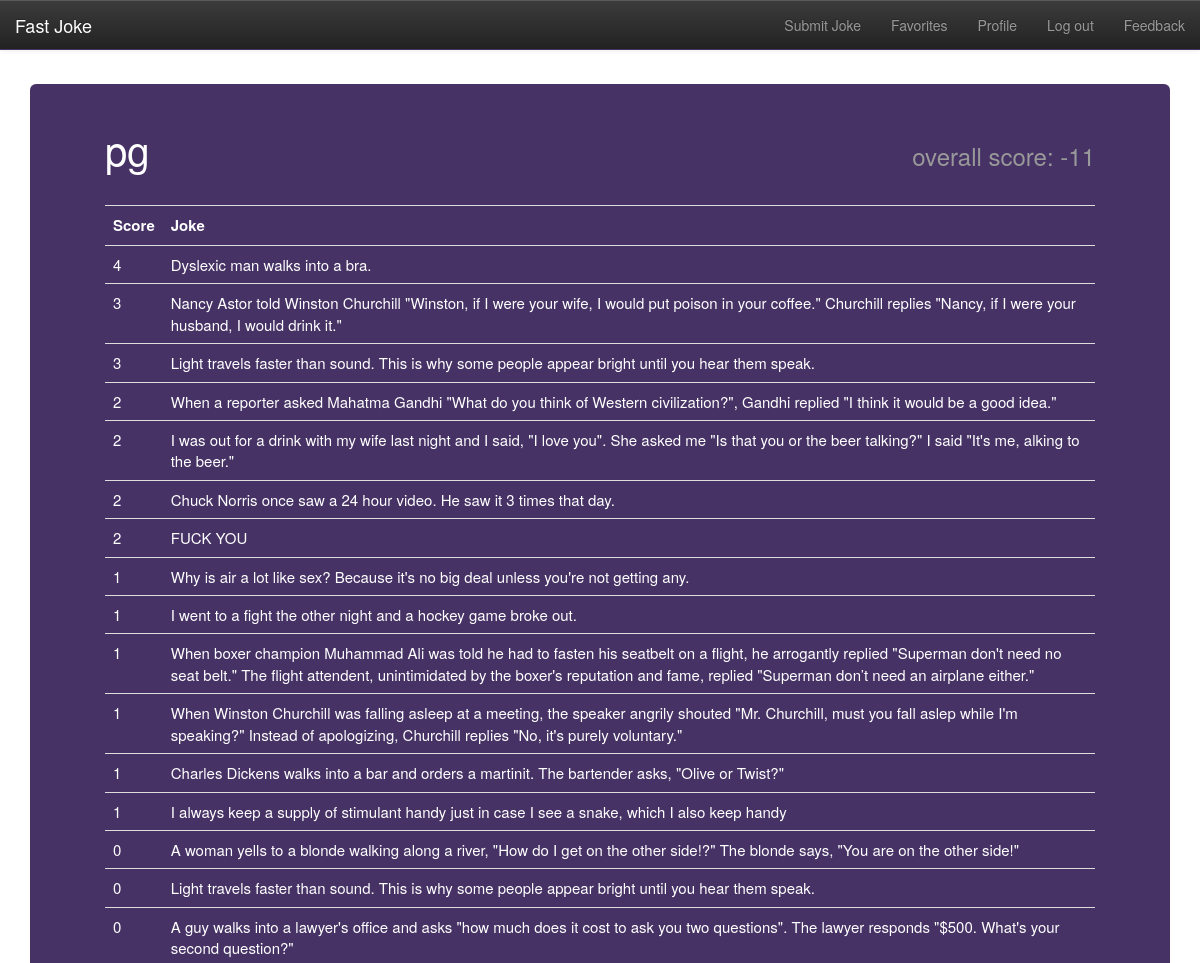
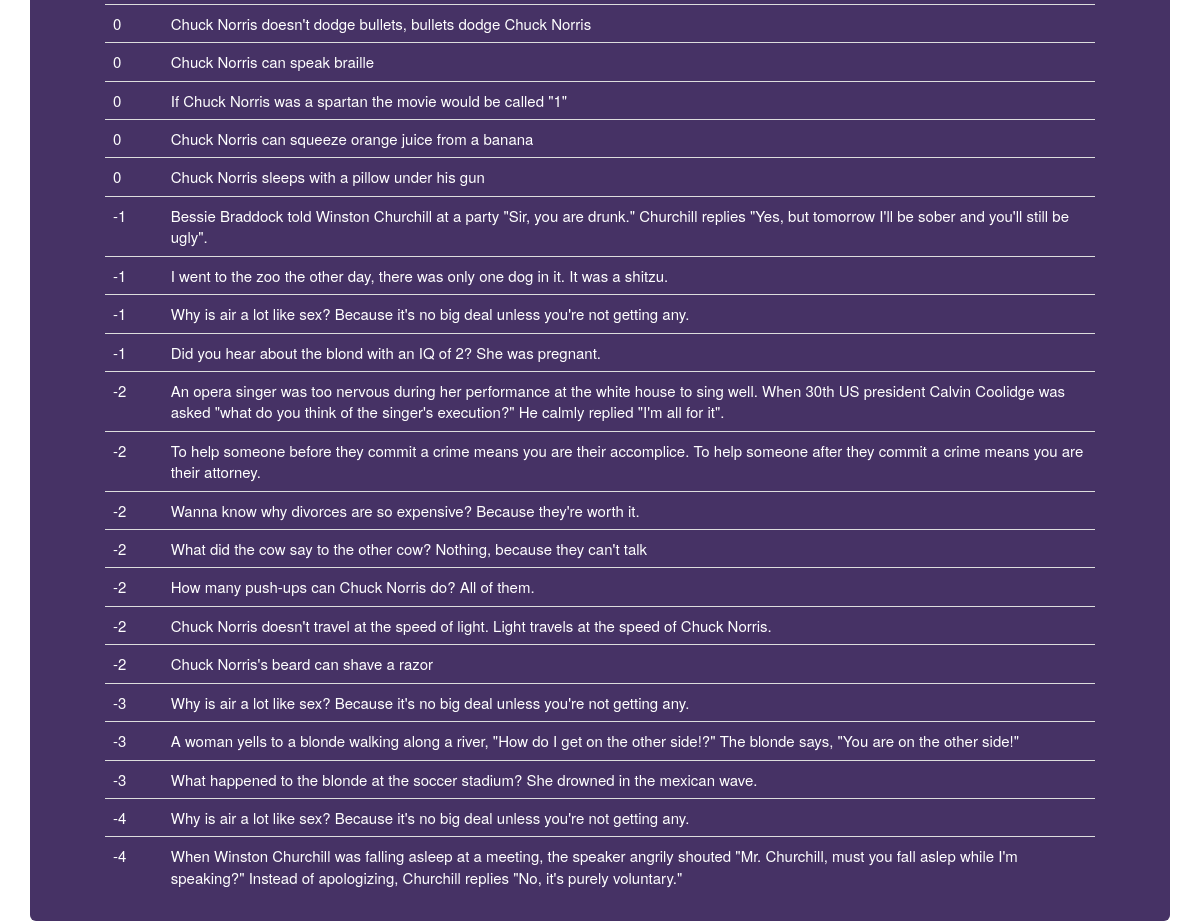
The page /user/ (signed in) on the database its author committed (2 pictures, top to bottom).
### jokeFeed/models.py (models this page shows, shortened)
class Joke(models.Model):
	owner = models.ForeignKey(User, related_name='owns')
	text = models.TextField(max_length=1000)
	upVotes = models.IntegerField()
	downVotes = models.IntegerField()
	date = models.DateTimeField()
	def _get_score(self):
		return self.upVotes - self.downVotes
	score = property(_get_score)
	def _get_absolute_url(self):
		return reverse('detail', args=[self.id])
	url = property(_get_absolute_url)

### jokeFeed/views.py (the view)
# urls.py: url(r'^user/$', 'view_profile', {'username' : ''}),
@login_required()
def view_profile(request, username):
	if not username:
		curUser = UserProfile.objects.get(user=User.objects.get(id=request.user.id))
	else:
		try:
			curUser = UserProfile.objects.get(user=User.objects.get(username=username))
		except:
			return HttpResponseRedirect(reverse('jokeFeed:index'))
	joke_list = curUser.user.owns.all()
	total_score = 0
	for joke in joke_list:
		total_score += joke.score
	joke_list = sorted(joke_list, key = lambda joke: joke.score, reverse=True)
	context = { 'joke_list' : joke_list, 'username' : curUser.user.username, 'total_score' : total_score }
	return render(request, 'jokeFeed/profile.html', context)

### jokeFeed/templates/jokeFeed/profile.html (shortened to what this page needs)
{% extends "base.html" %}
{% block content %}
<div class="container">
	<div class="jumbotron">
		<div class="container">
		<h1 class='left'>{{ username }}<small></h1><h1 class='right'> overall score: {{ total_score }}</small></h1>
		<br><br/><br>
		<table class="table">
			<tbody>
				<tr<th><td><strong>Score</strong></td><td><strong>Joke</strong></td></th></tr>
				{% for joke in joke_list %}
				<tr><td>{{ joke.score }}</td><td><a style="color:#ffffff;"href="/{{joke.id}}">{{ joke.text }}</a></td></tr>
				{% endfor %}
			</tbody>
		</table>
		</div>
	</div>
</div>
{% endblock %}

### rows shown on the page
Joke: score "4", text "Dyslexic man walks into a bra."
Joke: score "3", text "Nancy Astor told Winston Churchill \"Winston, if I were your wife, I would put poison in your coffee.\" Churchill replies \"Nancy, if I were your husband, I would drink it.\""
Joke: score "3", text "Light travels faster than sound. This is why some people appear bright until you hear them speak."
Joke: score "2", text "When a reporter asked Mahatma Gandhi \"What do you think of Western civilization?\", Gandhi replied \"I think it would be a good idea.\""
Joke: score "2", text "I was out for a drink with my wife last night and I said, \"I love you\". She asked me \"Is that you or the beer talking?\" I said \"It's me, alking to the beer.\""
Joke: score "2", text "Chuck Norris once saw a 24 hour video. He saw it 3 times that day."
Joke: score "2", text "FUCK YOU"
Joke: score "1", text "Why is air a lot like sex? Because it's no big deal unless you're not getting any."
Joke: score "1", text "I went to a fight the other night and a hockey game broke out."
Joke: score "1", text "When boxer champion Muhammad Ali was told he had to fasten his seatbelt on a flight, he arrogantly replied \"Superman don't need no seat belt.\" The flight attendent, unintimidated by the boxer's reputation and fame, replied \"Superman don’t need an airplane either.\""
Joke: score "1", text "When Winston Churchill was falling asleep at a meeting, the speaker angrily shouted \"Mr. Churchill, must you fall aslep while I'm speaking?\" Instead of apologizing, Churchill replies \"No, it's purely voluntary.\""
Joke: score "1", text "Charles Dickens walks into a bar and orders a martinit. The bartender asks, \"Olive or Twist?\""
Joke: score "1", text "I always keep a supply of stimulant handy just in case I see a snake, which I also keep handy"
Joke: score "0", text "A woman yells to a blonde walking along a river, \"How do I get on the other side!?\" The blonde says, \"You are on the other side!\""
Joke: score "0", text "Light travels faster than sound. This is why some people appear bright until you hear them speak."
Joke: score "0", text "A guy walks into a lawyer's office and asks \"how much does it cost to ask you two questions\". The lawyer responds \"$500. What's your second question?\""
Joke: score "0", text "Chuck Norris doesn't dodge bullets, bullets dodge Chuck Norris"
Joke: score "0", text "Chuck Norris can speak braille"
Joke: score "0", text "If Chuck Norris was a spartan the movie would be called \"1\""
Joke: score "0", text "Chuck Norris can squeeze orange juice from a banana"
Joke: score "0", text "Chuck Norris sleeps with a pillow under his gun"
Joke: score "-1", text "Bessie Braddock told Winston Churchill at a party \"Sir, you are drunk.\" Churchill replies \"Yes, but tomorrow I'll be sober and you'll still be ugly\"."
Joke: score "-1", text "I went to the zoo the other day, there was only one dog in it. It was a shitzu."
Joke: score "-1", text "Why is air a lot like sex? Because it's no big deal unless you're not getting any."
Joke: score "-1", text "Did you hear about the blond with an IQ of 2? She was pregnant."
Joke: score "-2", text "An opera singer was too nervous during her performance at the white house to sing well. When 30th US president Calvin Coolidge was asked \"what do you think of the singer's execution?\" He calmly replied \"I'm all for it\"."
Joke: score "-2", text "To help someone before they commit a crime means you are their accomplice. To help someone after they commit a crime means you are their attorney."
Joke: score "-2", text "Wanna know why divorces are so expensive? Because they're worth it."
Joke: score "-2", text "What did the cow say to the other cow? Nothing, because they can't talk"
Joke: score "-2", text "How many push-ups can Chuck Norris do? All of them."
Joke: score "-2", text "Chuck Norris doesn't travel at the speed of light. Light travels at the speed of Chuck Norris."
Joke: score "-2", text "Chuck Norris's beard can shave a razor"
Joke: score "-3", text "Why is air a lot like sex? Because it's no big deal unless you're not getting any."
Joke: score "-3", text "A woman yells to a blonde walking along a river, \"How do I get on the other side!?\" The blonde says, \"You are on the other side!\""
Joke: score "-3", text "What happened to the blonde at the soccer stadium? She drowned in the mexican wave."
Joke: score "-4", text "Why is air a lot like sex? Because it's no big deal unless you're not getting any."
Joke: score "-4", text "When Winston Churchill was falling asleep at a meeting, the speaker angrily shouted \"Mr. Churchill, must you fall aslep while I'm speaking?\" Instead of apologizing, Churchill replies \"No, it's purely voluntary.\""

### other values the page prints
{{ username }} "pg"
{{ total_score }} "-11"
